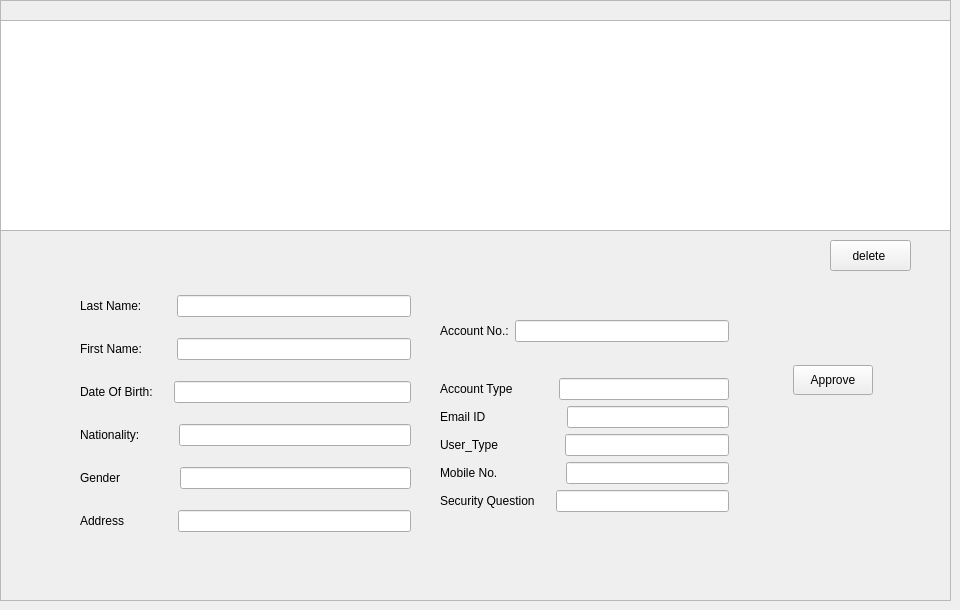
        <widget class="QWidget" name="tab_2">
         <attribute name="title">
          <string>Pending Accounts</string>
         </attribute>
         <widget class="QFrame" name="frame_13">
          <property name="geometry">
           <rect>
            <x>0</x>
            <y>0</y>
            <width>951</width>
            <height>601</height>
           </rect>
          </property>
          <property name="frameShape">
           <enum>QFrame::StyledPanel</enum>
          </property>
          <property name="frameShadow">
           <enum>QFrame::Raised</enum>
          </property>
          <widget class="QTableView" name="tableView_2">
           <property name="geometry">
            <rect>
             <x>0</x>
             <y>20</y>
             <width>951</width>
             <height>211</height>
            </rect>
           </property>
          </widget>
          <widget class="QPushButton" name="pushButton_del_tbl">
           <property name="geometry">
            <rect>
             <x>830</x>
             <y>240</y>
             <width>81</width>
             <height>31</height>
            </rect>
           </property>
           <property name="text">
            <string>delete </string>
           </property>
          </widget>
          <widget class="QWidget" name="layoutWidget">
           <property name="geometry">
            <rect>
             <x>440</x>
             <y>290</y>
             <width>289</width>
             <height>254</height>
            </rect>
           </property>
           <layout class="QVBoxLayout" name="verticalLayout_21">
            <item>
             <layout class="QHBoxLayout" name="horizontalLayout_67">
              <item>
               <widget class="QLabel" name="label_accn_5">
                <property name="styleSheet">
                 <string notr="true">padding-bottom:0;</string>
                </property>
                <property name="text">
                 <string>Account No.:</string>
                </property>
               </widget>
              </item>
              <item>
               <widget class="QLineEdit" name="lineEdit_nw_Accn"/>
              </item>
             </layout>
            </item>
            <item>
             <layout class="QVBoxLayout" name="verticalLayout_20">
              <item>
               <layout class="QHBoxLayout" name="horizontalLayout_81">
                <property name="spacing">
                 <number>46</number>
                </property>
                <item>
                 <widget class="QLabel" name="label_acct_5">
                  <property name="text">
                   <string>Account Type</string>
                  </property>
                  <property name="buddy">
                   <cstring>lineEdit_acct</cstring>
                  </property>
                 </widget>
                </item>
                <item>
                 <widget class="QLineEdit" name="lineEdit_acct_tbl_2">
                  <property name="enabled">
                   <bool>true</bool>
                  </property>
                 </widget>
                </item>
               </layout>
              </item>
              <item>
               <layout class="QHBoxLayout" name="horizontalLayout_82">
                <property name="spacing">
                 <number>81</number>
                </property>
                <item>
                 <widget class="QLabel" name="label_email_5">
                  <property name="text">
                   <string>Email ID</string>
                  </property>
                 </widget>
                </item>
                <item>
                 <widget class="QLineEdit" name="lineEdit_email_tbl_2"/>
                </item>
               </layout>
              </item>
              <item>
               <layout class="QHBoxLayout" name="horizontalLayout_83">
                <property name="spacing">
                 <number>67</number>
                </property>
                <item>
                 <widget class="QLabel" name="label_usrt_5">
                  <property name="text">
                   <string>User_Type</string>
                  </property>
                  <property name="buddy">
                   <cstring>lineEdit_usrt</cstring>
                  </property>
                 </widget>
                </item>
                <item>
                 <widget class="QLineEdit" name="lineEdit_usrt_tbl_2"/>
                </item>
               </layout>
              </item>
              <item>
               <layout class="QHBoxLayout" name="horizontalLayout_84">
                <property name="spacing">
                 <number>68</number>
                </property>
                <item>
                 <widget class="QLabel" name="label_mob_5">
                  <property name="text">
                   <string>Mobile No.</string>
                  </property>
                  <property name="buddy">
                   <cstring>lineEdit_mob</cstring>
                  </property>
                 </widget>
                </item>
                <item>
                 <widget class="QLineEdit" name="lineEdit_mob_tbl_2"/>
                </item>
               </layout>
              </item>
              <item>
               <layout class="QHBoxLayout" name="horizontalLayout_85">
                <property name="spacing">
                 <number>21</number>
                </property>
                <item>
                 <widget class="QLabel" name="label_sq_5">
                  <property name="text">
                   <string>Security Question</string>
                  </property>
                  <property name="buddy">
                   <cstring>lineEdit_sq</cstring>
                  </property>
                 </widget>
                </item>
                <item>
                 <widget class="QLineEdit" name="lineEdit_sq_tbl_2"/>
                </item>
               </layout>
              </item>
             </layout>
            </item>
           </layout>
          </widget>
         </widget>
         <widget class="QWidget" name="layoutWidget_17">
          <property name="geometry">
           <rect>
            <x>80</x>
            <y>280</y>
            <width>331</width>
            <height>271</height>
           </rect>
          </property>
          <layout class="QVBoxLayout" name="verticalLayout_18">
           <item>
            <layout class="QHBoxLayout" name="horizontalLayout_86">
             <property name="spacing">
              <number>35</number>
             </property>
             <item>
              <widget class="QLabel" name="label_name_10">
               <property name="text">
                <string>Last Name:</string>
               </property>
               <property name="alignment">
                <set>Qt::AlignLeading|Qt::AlignLeft|Qt::AlignVCenter</set>
               </property>
               <property name="buddy">
                <cstring>lineEdit_lname</cstring>
               </property>
              </widget>
             </item>
             <item>
              <widget class="QLineEdit" name="lineEdit_lname_tbl_2"/>
             </item>
            </layout>
           </item>
           <item>
            <layout class="QHBoxLayout" name="horizontalLayout_87">
             <property name="spacing">
              <number>35</number>
             </property>
             <item>
              <widget class="QLabel" name="label_fname_5">
               <property name="text">
                <string>First Name:</string>
               </property>
              </widget>
             </item>
             <item>
              <widget class="QLineEdit" name="lineEdit_fname_tbl_2"/>
             </item>
            </layout>
           </item>
           <item>
            <layout class="QHBoxLayout" name="horizontalLayout_88">
             <property name="spacing">
              <number>21</number>
             </property>
             <item>
              <widget class="QLabel" name="label_dob_5">
               <property name="text">
                <string>Date Of Birth:</string>
               </property>
               <property name="buddy">
                <cstring>lineEdit_dob</cstring>
               </property>
              </widget>
             </item>
             <item>
              <widget class="QLineEdit" name="lineEdit_dob_tbl_2"/>
             </item>
            </layout>
           </item>
           <item>
            <layout class="QHBoxLayout" name="horizontalLayout_89">
             <property name="spacing">
              <number>39</number>
             </property>
             <item>
              <widget class="QLabel" name="label_nationality_5">
               <property name="text">
                <string>Nationality:</string>
               </property>
               <property name="buddy">
                <cstring>lineEdit_nationality</cstring>
               </property>
              </widget>
             </item>
             <item>
              <widget class="QLineEdit" name="lineEdit_nationality_tbl_2"/>
             </item>
            </layout>
           </item>
           <item>
            <layout class="QHBoxLayout" name="horizontalLayout_90">
             <property name="spacing">
              <number>60</number>
             </property>
             <item>
              <widget class="QLabel" name="label_gen_5">
               <property name="text">
                <string>Gender</string>
               </property>
               <property name="alignment">
                <set>Qt::AlignLeading|Qt::AlignLeft|Qt::AlignVCenter</set>
               </property>
               <property name="buddy">
                <cstring>lineEdit_gender</cstring>
               </property>
              </widget>
             </item>
             <item>
              <widget class="QLineEdit" name="lineEdit_gender_tbl_2"/>
             </item>
            </layout>
           </item>
           <item>
            <layout class="QHBoxLayout" name="horizontalLayout_91">
             <property name="spacing">
              <number>54</number>
             </property>
             <item>
              <widget class="QLabel" name="label_address_5">
               <property name="text">
                <string>Address</string>
               </property>
               <property name="alignment">
                <set>Qt::AlignLeading|Qt::AlignLeft|Qt::AlignVCenter</set>
               </property>
               <property name="buddy">
                <cstring>lineEdit_address</cstring>
               </property>
              </widget>
             </item>
             <item>
              <widget class="QLineEdit" name="lineEdit_address_tbl_2"/>
             </item>
            </layout>
           </item>
          </layout>
         </widget>
         <widget class="QPushButton" name="pushButton_apprv_tbl">
          <property name="geometry">
           <rect>
            <x>793</x>
            <y>365</y>
            <width>80</width>
            <height>30</height>
           </rect>
          </property>
          <property name="text">
           <string>Approve</string>
          </property>
         </widget>
        </widget>
